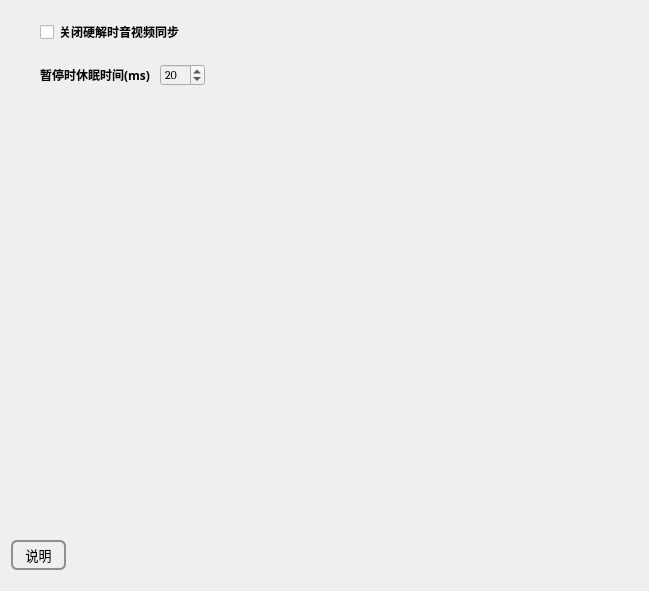
<?xml version="1.0" encoding="UTF-8"?>
<ui version="4.0">
 <class>AdditionWidget</class>
 <widget class="QWidget" name="AdditionWidget">
  <property name="geometry">
   <rect>
    <x>0</x>
    <y>0</y>
    <width>649</width>
    <height>591</height>
   </rect>
  </property>
  <property name="windowTitle">
   <string>Form</string>
  </property>
  <layout class="QVBoxLayout" name="verticalLayout">
   <property name="spacing">
    <number>0</number>
   </property>
   <property name="leftMargin">
    <number>0</number>
   </property>
   <property name="topMargin">
    <number>20</number>
   </property>
   <property name="rightMargin">
    <number>0</number>
   </property>
   <property name="bottomMargin">
    <number>0</number>
   </property>
   <item>
    <layout class="QHBoxLayout" name="horizontalLayout">
     <property name="spacing">
      <number>0</number>
     </property>
     <item>
      <spacer name="horizontalSpacer">
       <property name="orientation">
        <enum>Qt::Horizontal</enum>
       </property>
       <property name="sizeType">
        <enum>QSizePolicy::Fixed</enum>
       </property>
       <property name="sizeHint" stdset="0">
        <size>
         <width>40</width>
         <height>20</height>
        </size>
       </property>
      </spacer>
     </item>
     <item>
      <widget class="QCheckBox" name="hw_sync">
       <property name="font">
        <font>
         <family>微软雅黑</family>
         <weight>75</weight>
         <bold>true</bold>
        </font>
       </property>
       <property name="text">
        <string>关闭硬解时音视频同步</string>
       </property>
      </widget>
     </item>
    </layout>
   </item>
   <item>
    <spacer name="verticalSpacer_3">
     <property name="orientation">
      <enum>Qt::Vertical</enum>
     </property>
     <property name="sizeType">
      <enum>QSizePolicy::Fixed</enum>
     </property>
     <property name="sizeHint" stdset="0">
      <size>
       <width>20</width>
       <height>20</height>
      </size>
     </property>
    </spacer>
   </item>
   <item>
    <layout class="QHBoxLayout" name="horizontalLayout_6">
     <property name="spacing">
      <number>0</number>
     </property>
     <item>
      <spacer name="horizontalSpacer_4">
       <property name="orientation">
        <enum>Qt::Horizontal</enum>
       </property>
       <property name="sizeType">
        <enum>QSizePolicy::Fixed</enum>
       </property>
       <property name="sizeHint" stdset="0">
        <size>
         <width>40</width>
         <height>20</height>
        </size>
       </property>
      </spacer>
     </item>
     <item>
      <widget class="QLabel" name="label">
       <property name="font">
        <font>
         <family>微软雅黑</family>
         <weight>75</weight>
         <bold>true</bold>
        </font>
       </property>
       <property name="text">
        <string>暂停时休眠时间(ms)</string>
       </property>
      </widget>
     </item>
     <item>
      <spacer name="horizontalSpacer_6">
       <property name="orientation">
        <enum>Qt::Horizontal</enum>
       </property>
       <property name="sizeType">
        <enum>QSizePolicy::Fixed</enum>
       </property>
       <property name="sizeHint" stdset="0">
        <size>
         <width>10</width>
         <height>20</height>
        </size>
       </property>
      </spacer>
     </item>
     <item>
      <widget class="QSpinBox" name="sleepAtPause">
       <property name="sizePolicy">
        <sizepolicy hsizetype="Fixed" vsizetype="Fixed">
         <horstretch>0</horstretch>
         <verstretch>0</verstretch>
        </sizepolicy>
       </property>
       <property name="font">
        <font>
         <family>Cambria</family>
        </font>
       </property>
       <property name="styleSheet">
        <string notr="true">background-color: rgb(240, 240, 240);</string>
       </property>
       <property name="minimum">
        <number>5</number>
       </property>
       <property name="maximum">
        <number>200</number>
       </property>
       <property name="value">
        <number>20</number>
       </property>
      </widget>
     </item>
     <item>
      <spacer name="horizontalSpacer_5">
       <property name="orientation">
        <enum>Qt::Horizontal</enum>
       </property>
       <property name="sizeHint" stdset="0">
        <size>
         <width>40</width>
         <height>20</height>
        </size>
       </property>
      </spacer>
     </item>
    </layout>
   </item>
   <item>
    <spacer name="verticalSpacer_2">
     <property name="orientation">
      <enum>Qt::Vertical</enum>
     </property>
     <property name="sizeHint" stdset="0">
      <size>
       <width>20</width>
       <height>40</height>
      </size>
     </property>
    </spacer>
   </item>
   <item>
    <layout class="QHBoxLayout" name="horizontalLayout_5">
     <property name="spacing">
      <number>0</number>
     </property>
     <item>
      <spacer name="horizontalSpacer_3">
       <property name="orientation">
        <enum>Qt::Horizontal</enum>
       </property>
       <property name="sizeType">
        <enum>QSizePolicy::Fixed</enum>
       </property>
       <property name="sizeHint" stdset="0">
        <size>
         <width>11</width>
         <height>20</height>
        </size>
       </property>
      </spacer>
     </item>
     <item>
      <widget class="QPushButton" name="explain">
       <property name="sizePolicy">
        <sizepolicy hsizetype="Fixed" vsizetype="Fixed">
         <horstretch>0</horstretch>
         <verstretch>0</verstretch>
        </sizepolicy>
       </property>
       <property name="minimumSize">
        <size>
         <width>55</width>
         <height>30</height>
        </size>
       </property>
       <property name="maximumSize">
        <size>
         <width>55</width>
         <height>30</height>
        </size>
       </property>
       <property name="font">
        <font>
         <family>微软雅黑</family>
         <pointsize>10</pointsize>
        </font>
       </property>
       <property name="cursor">
        <cursorShape>PointingHandCursor</cursorShape>
       </property>
       <property name="styleSheet">
        <string notr="true">QPushButton {
    border: 2px solid #8f8f91;
    border-radius: 6px;
	color: rgb(0,0,0);
    background-color: qlineargradient(x1: 0, y1: 0, x2: 0, y2: 1,
                                      stop: 0 #f6f7fa, stop: 1 #dadbde);
}

QPushButton:pressed {
    background-color: qlineargradient(x1: 0, y1: 0, x2: 0, y2: 1,
                                      stop: 0 #dadbde, stop: 1 #f6f7fa);
}

QPushButton:flat {
    border: none; /* no border for a flat push button */
}

QPushButton:default {
    border-color: navy; /* make the default button prominent */
}</string>
       </property>
       <property name="text">
        <string>说明</string>
       </property>
      </widget>
     </item>
     <item>
      <spacer name="horizontalSpacer_2">
       <property name="orientation">
        <enum>Qt::Horizontal</enum>
       </property>
       <property name="sizeHint" stdset="0">
        <size>
         <width>40</width>
         <height>20</height>
        </size>
       </property>
      </spacer>
     </item>
    </layout>
   </item>
   <item>
    <spacer name="verticalSpacer">
     <property name="orientation">
      <enum>Qt::Vertical</enum>
     </property>
     <property name="sizeType">
      <enum>QSizePolicy::Fixed</enum>
     </property>
     <property name="sizeHint" stdset="0">
      <size>
       <width>20</width>
       <height>21</height>
      </size>
     </property>
    </spacer>
   </item>
  </layout>
 </widget>
 <resources/>
 <connections/>
</ui>
